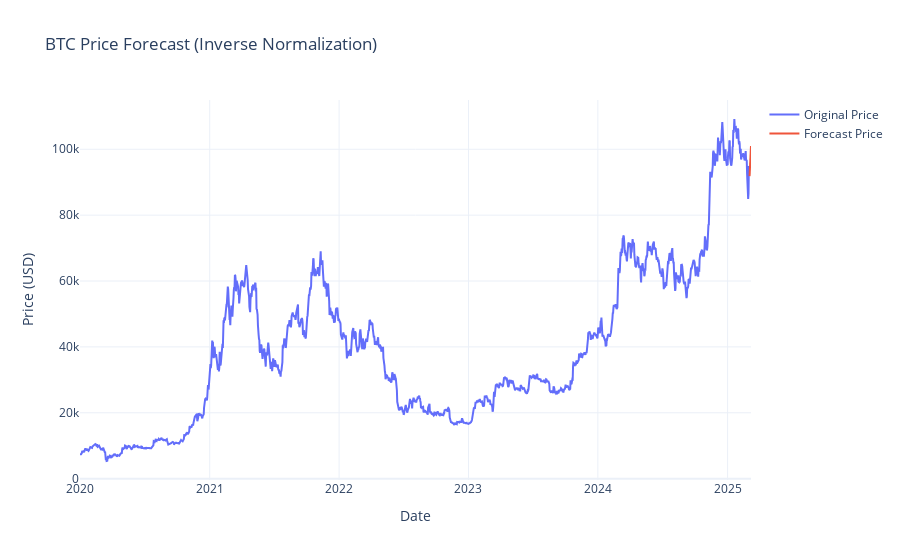

Notebook code cell kept with this figure:
### Code cell
# -------------------------------
# 6. 逆归一化示例
# 假设经过后续预测得到 Min-Max 归一化后的未来数据（示例数据）
forecast_norm = np.array([0.45, 0.47, 0.50, 0.52, 0.55])
# 逆 Min-Max 归一化：将归一化值还原到去趋势数据尺度
forecast_detrended = scaler_mm.inverse_transform(forecast_norm.reshape(-1, 1)).flatten()

# 逆去趋势：将预测的去趋势数据加上最后一天的移动平均（简单假设未来趋势与最后值一致）
last_mavg = df['Moving_Avg'].iloc[-1]
forecast_log = forecast_detrended + last_mavg
# 逆对数转换：取指数还原为价格
forecast_price = np.exp(forecast_log)
print("预测的未来价格:", forecast_price)

# 可将预测结果与原始数据绘制在一张图中：
last_date = df.index[-1]
future_dates = [last_date + timedelta(days=i) for i in range(1, len(forecast_price) + 1)]
fig2 = go.Figure()
fig2.add_trace(go.Scatter(x=df.index, y=df['open_price'], mode='lines', name='Original Price'))
fig2.add_trace(go.Scatter(x=future_dates, y=forecast_price, mode='lines', name='Forecast Price'))
fig2.update_layout(title="BTC Price Forecast (Inverse Normalization)",
                   xaxis_title="Date", yaxis_title="Price (USD)", template="plotly_white")
fig2.show()

### Figure 1 — Plotly figure (JSON) as saved in the notebook; plotly's stock layout.template omitted (floating-point values rounded to 4 significant figures; data arrays with more than 128 entries replaced by an {"elided": "..."} marker saying what was removed)
{"data": [{"mode": "lines", "name": "Original Price", "x": {"elided": "1889 str values"}, "y": {"elided": "1889 float values"}, "type": "scatter"}, {"mode": "lines", "name": "Forecast Price", "x": ["2025-03-04T00:00:00", "2025-03-05T00:00:00", "2025-03-06T00:00:00", "2025-03-07T00:00:00", "2025-03-08T00:00:00"], "y": [91830.0, 93590.0, 96290.0, 98130.0, 101000.0], "type": "scatter"}], "layout": {"title": {"text": "BTC Price Forecast (Inverse Normalization)"}, "xaxis": {"title": {"text": "Date"}}, "yaxis": {"title": {"text": "Price (USD)"}}}}
